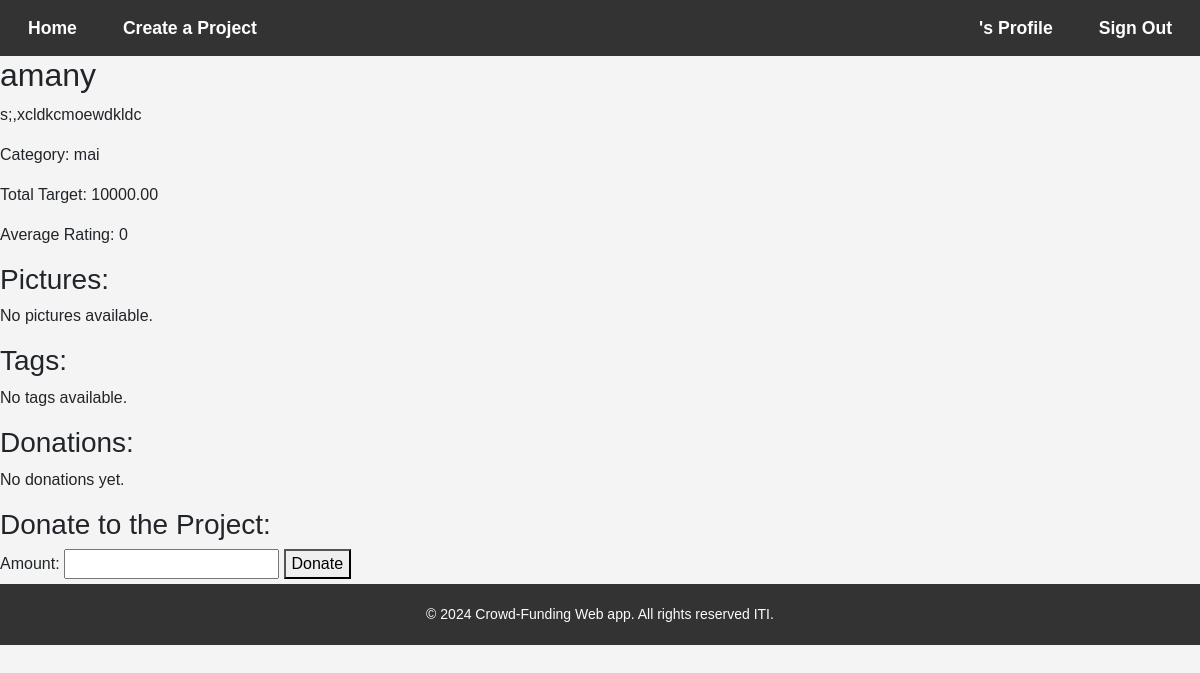
/project_detail/1/, run on an earlier commit of the app's database.
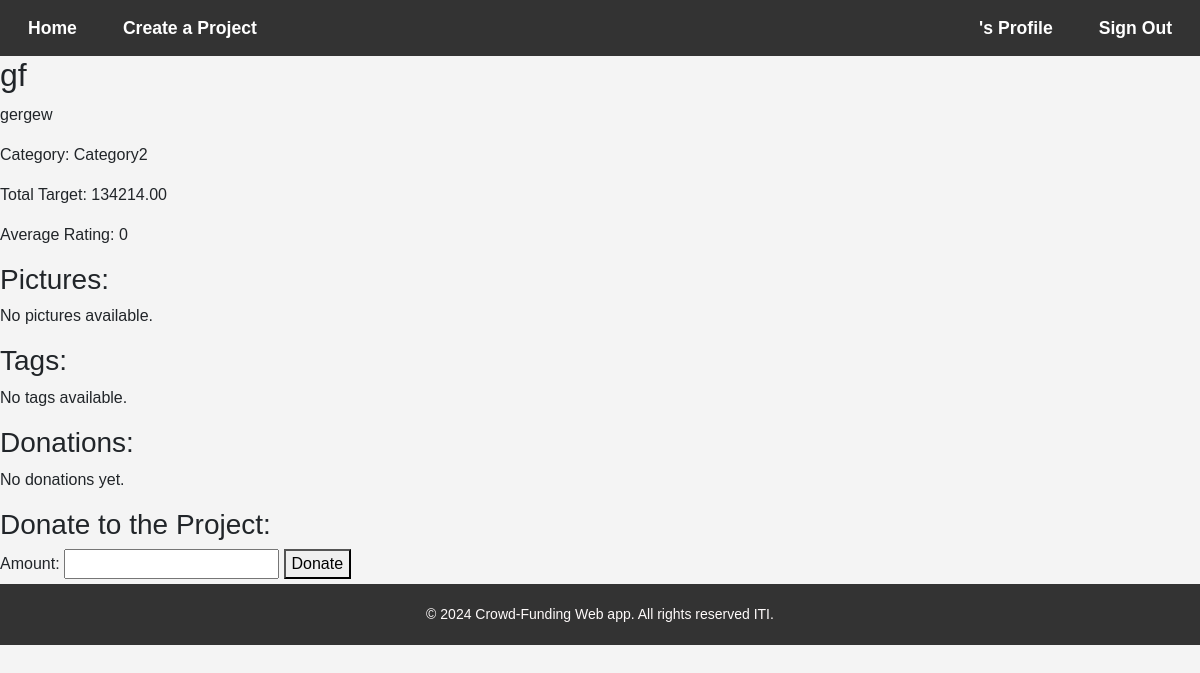
And on a later commit of the database.
### projects/models.py (models this page shows, shortened)
class Project(models.Model):
    title = models.CharField(max_length=50)
    details = models.TextField(max_length=255)
    category = models.ForeignKey(Category, on_delete=models.PROTECT)
    pictures = models.ForeignKey("Picture", on_delete=models.SET_NULL, null=True, blank=True)
    target_amount = models.DecimalField(max_digits=10, decimal_places=2)
    tags = models.ManyToManyField('Tag')
    start_time = models.DateTimeField(default=timezone.now)
    end_time = models.DateTimeField()
    owner = models.ForeignKey(MyUser, on_delete=models.CASCADE)
    is_cancelled = models.BooleanField(default=False)
    is_featured = models.BooleanField(default=False)
    def average_rating(self):
        total_rating = sum([rating.value for rating in self.ratings.all()])
        if total_rating:
            return total_rating / self.ratings.count()
        return 0

class Category(models.Model):
    name = models.CharField(max_length=50)
    def __str__(self):
        return self.name

### registration/views.py (the view)
# urls.py: path('project_detail/<int:project_id>/', project_detail, name='project_detail'),
def project_detail(request, project_id):
    project = get_object_or_404(Project, id=project_id)
    average_rating = project.average_rating()
    return render(
        request,
        "projects/project_detail.html",
        {"project": project, "average_rating": average_rating},
    )

### templates/projects/project_detail.html (shortened to what this page needs)
{% extends 'base.html' %}
{% load static %}
{% block css %}
<link rel="stylesheet" href="{% static 'css/project_detail.css' %}">
{% endblock %}
{% block body %}
<h2>{{ project.title }}</h2>
<p>{{ project.details }}</p>
<p>Category: {{ project.category }}</p>
<p>Total Target: {{ project.target_amount }}</p>
<p>Average Rating: {{ average_rating }}</p>
<h3>Pictures:</h3>
{% for picture in project.pictures.all %}
<img src="{{ picture.image.url }}" alt="Project Picture" width="200">
{% empty %}
<p>No pictures available.</p>
{% endfor %}
<h3>Tags:</h3>
{% for tag in project.tags.all %}
<span>{{ tag.name }}</span>
{% empty %}
<p>No tags available.</p>
{% endfor %}
<h3>Donations:</h3>
{% for donation in project.donations.all %}
<p>{{ donation.user.username }} donated {{ donation.amount }}</p>
{% empty %}
<p>No donations yet.</p>
{% endfor %}
<h3>Donate to the Project:</h3>
<form method="post" action="{% url 'donate' project_id=project.id %}">
    <label for="amount">Amount:</label>
    <input type="text" id="amount" name="amount">
    <button type="submit">Donate</button>
</form>
{% endblock %}

### templates/base.html (shortened to what this page needs)
{% load static %}
<!DOCTYPE html>
<html lang="en">
<head>
    <link rel="stylesheet" href="https://maxcdn.bootstrapcdn.com/bootstrap/4.0.0/css/bootstrap.min.css"
>
    <link rel="stylesheet" href="{% static 'css/base.css' %}">
    {% block css %}
    {% endblock %}
</head>
<body>
    <header>
        <nav>
            <ul class="navbar">
                <div>
                    <li><a href="{% url 'home' %}">Home</a></li>
                    <li><a href="{% url 'create_project' %}">Create a Project</a></li>
                </div>
                <div>
                    <li><a href="#">{{ request.session.first_name }}'s Profile</a></li>
                    <li><a href="{% url 'signout' %}">Sign Out</a></li>
                </div>
            </ul>
        </nav>
    </header>
    <main>
        {% block body %}{% endblock body %}
    </main>
    <footer>
        {% block footer %}
        <p>&copy; 2024 Crowd-Funding Web app. All rights reserved ITI.</p>
        {% endblock footer %}
    </footer>
</body>
</html>

### static/css/base.css (style rules this page uses)
body { font-family: Arial, sans-serif; background-color: #f4f4f4; padding: 0; }
.navbar { list-style-type: none; margin: 0; padding: 5px; overflow: hidden; background-color: #333; display: flex; justify-content: space-between; }
.navbar li { float: left; }
.navbar li a { display: block; font-size: 1.1rem; color: #fff; font-weight: 600; text-align: center; padding: 10px 18px; margin: 0 5px; text-decoration: none; transition: 0.5s ease; border-radius: 20px; }
footer { background-color: #333; padding: 20px; text-align: center; }
footer p { margin: 0; font-size: 14px; color: #fffbfb; }

What changed in the data, as far as the page shows it:
changed Project: title "amany" → "gf"; details "s;,xcldkcmoewdkldc" → "gergew"; category "mai" → "Category2"; target_amount "10000.00" → "134214.00"
